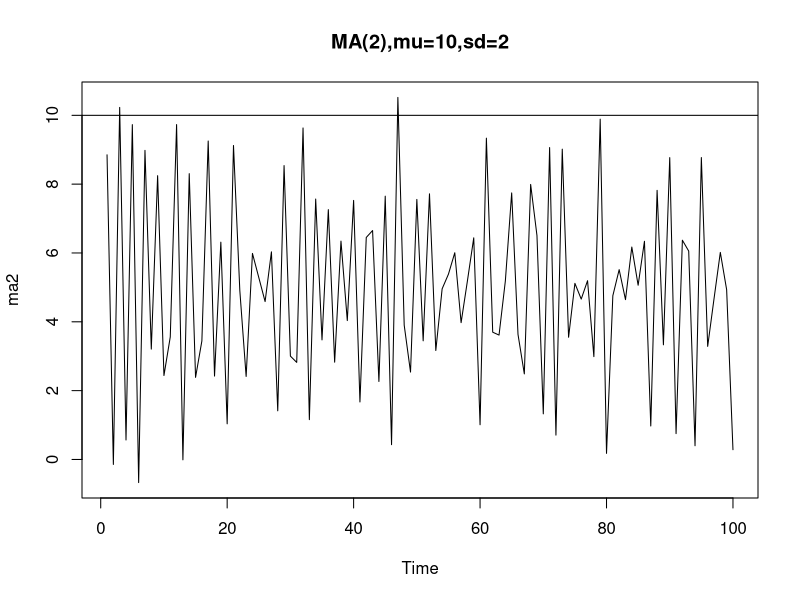
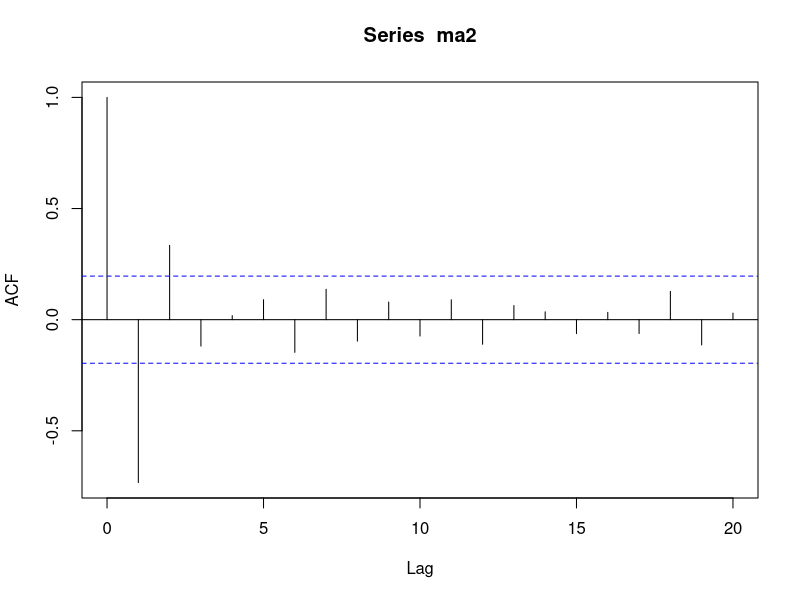
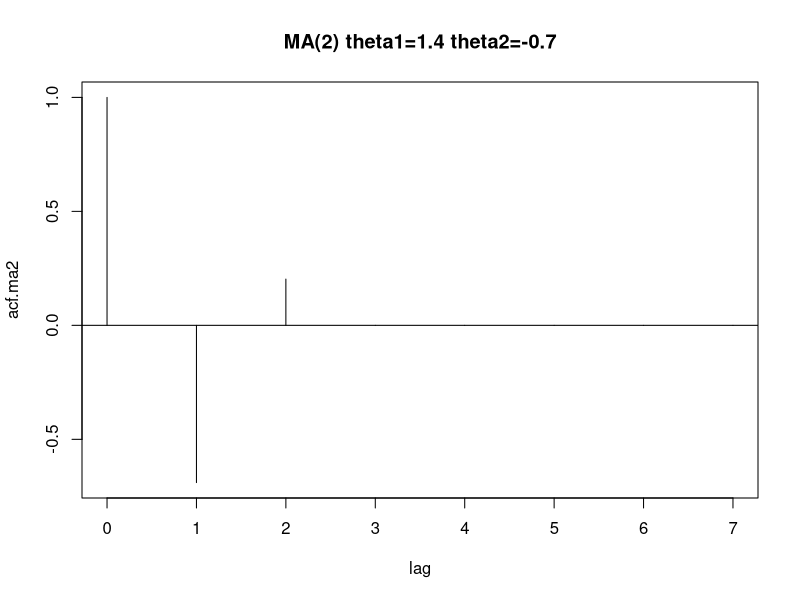

These charts were generated, in order, by the following R code:
## ---- chunk 1
(acf.ma2 = ARMAacf(ma=c(-1.4,0.7), lag.max=7))
## ---- chunk 2
ma2 = 5.0+arima.sim(list(order=c(0,0,2), ma=c(-1.4,0.7)), n=100, sd=sqrt(2.4))
ts.plot(ma2, main="MA(2),mu=10,sd=2"); abline(h=10)
acf(ma2)
plot(0:7, acf.ma2, type="h",xlab="lag",main="MA(2) theta1=1.4 theta2=-0.7")
abline(h=0)
